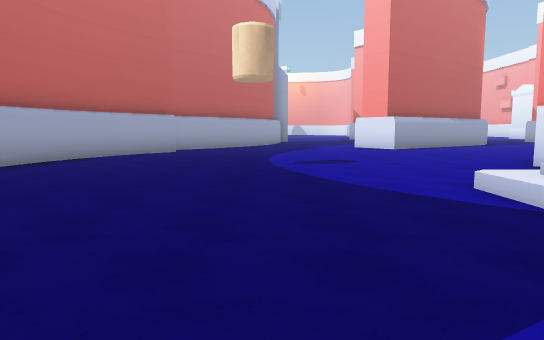
[1] (above)

24 first-person views from a walk through a Unity game level. The camera is 1.4 m above the floor, tilts 6° down and sees 70° across. The floor is counted in squares, 2 m on a side. Each view is taken from the middle of a square. On the plan, view 1 faces up. The plan holds only what a view shows up to about 11 squares ahead; the rest is blank. The place goes on beyond the plan. The player character is not drawn.

[2]
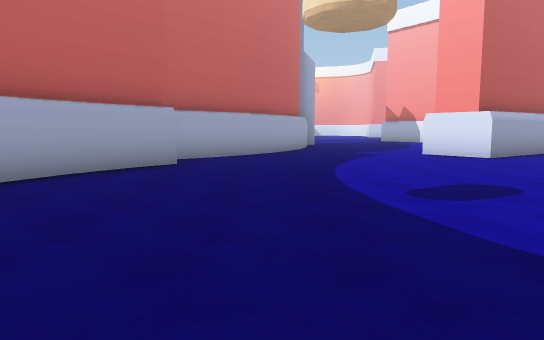

[3]
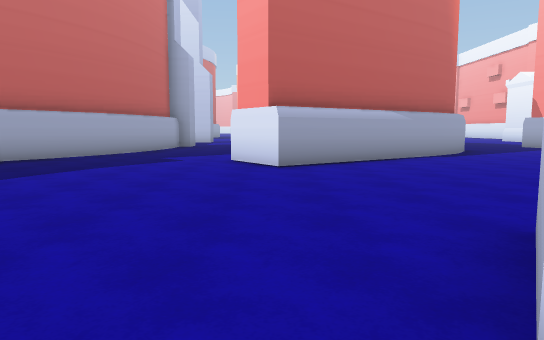

[4]
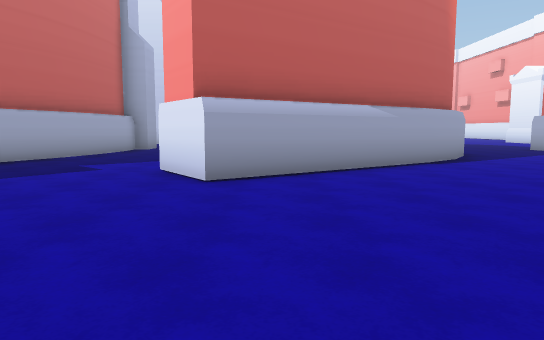

[5]
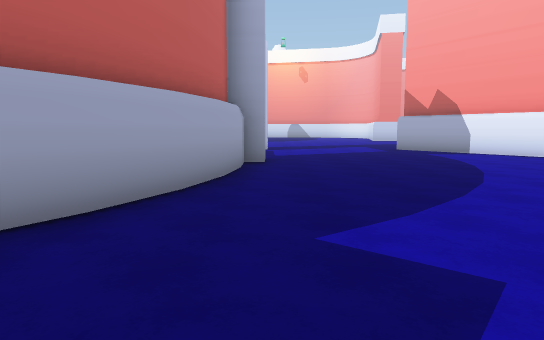

[6]
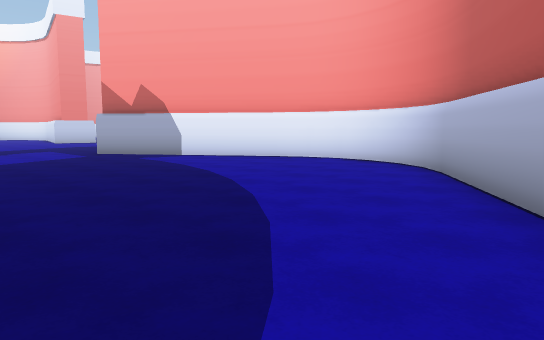

[7]
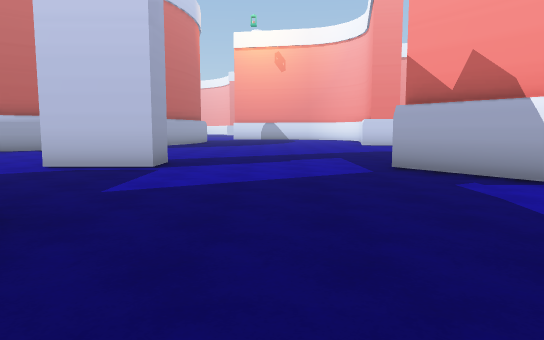

[8]
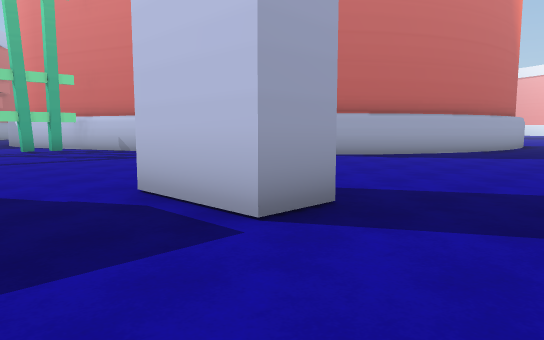

[9]
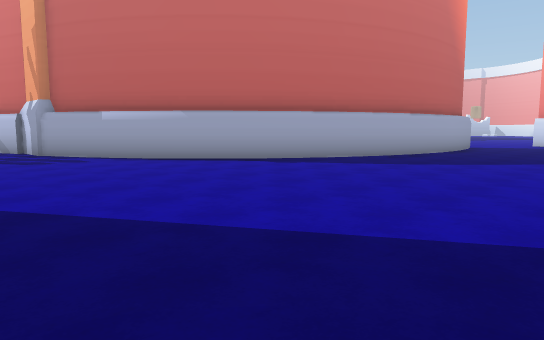

[10]
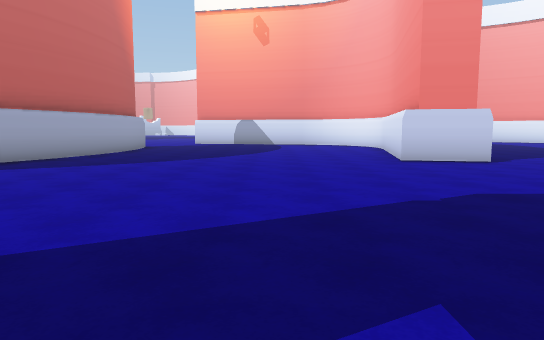

[11]
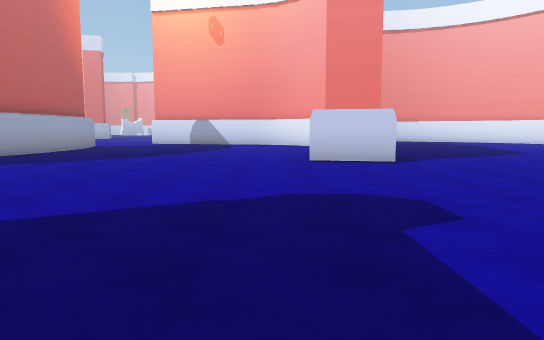

[12]
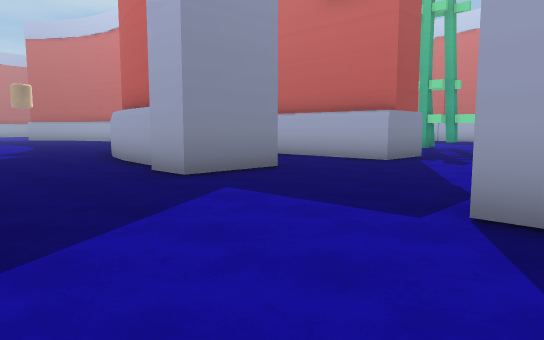

[13]
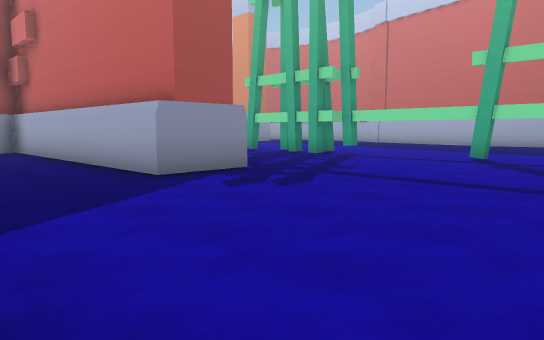

[14]
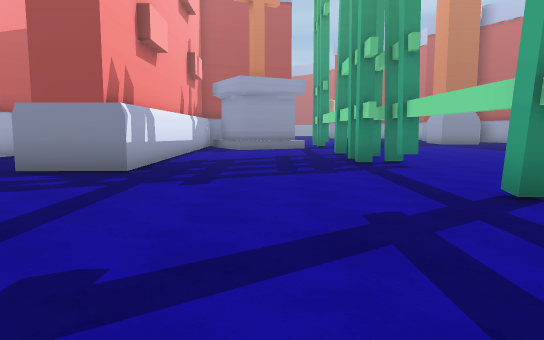

[15]
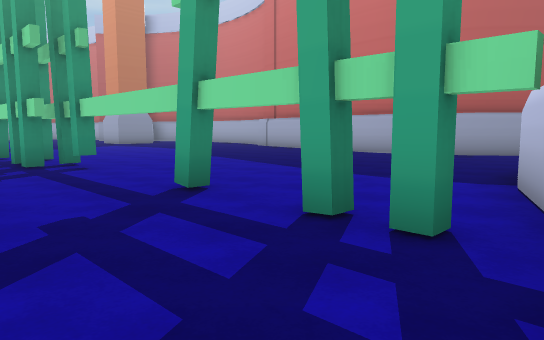

[16]
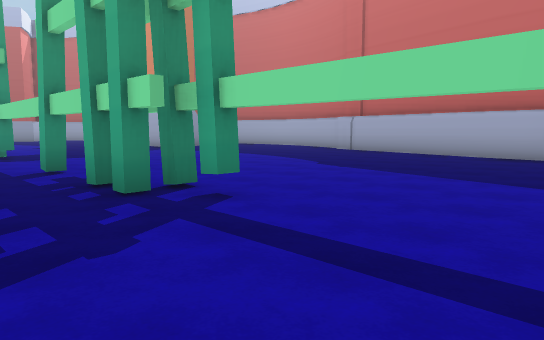

[17]
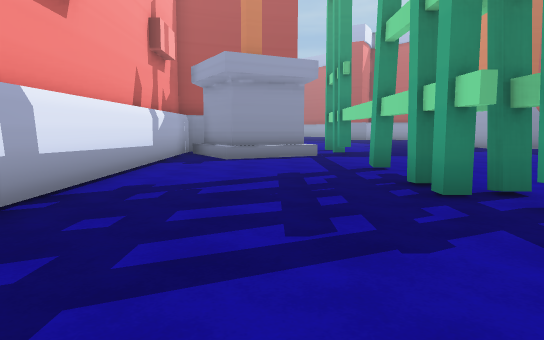

[18]
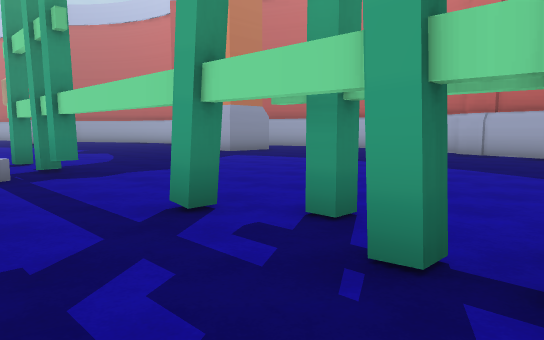

[19]
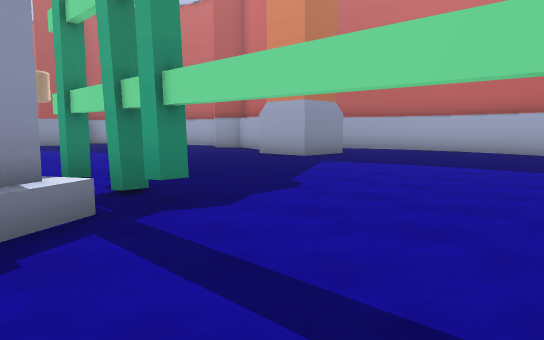

[20]
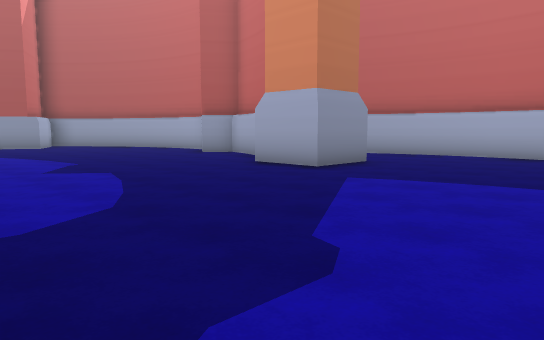

[21]
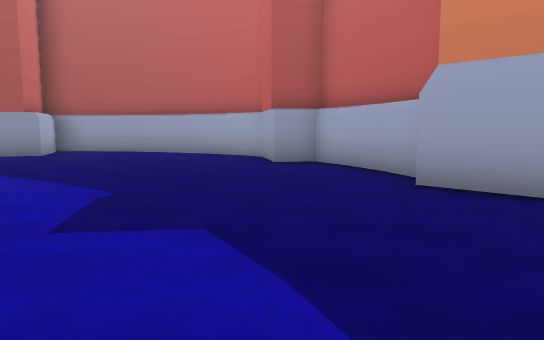

[22]
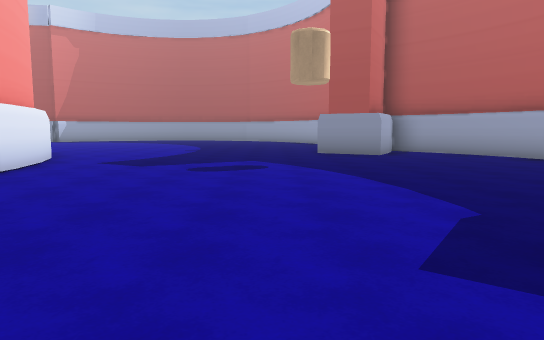

[23]
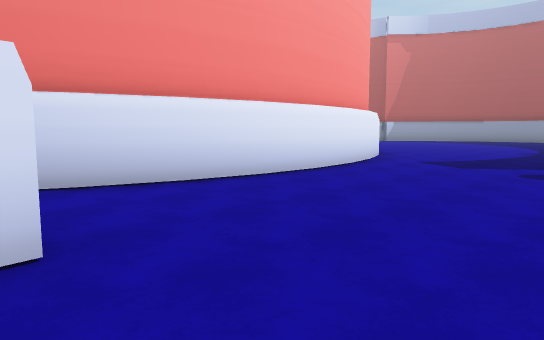

[24]
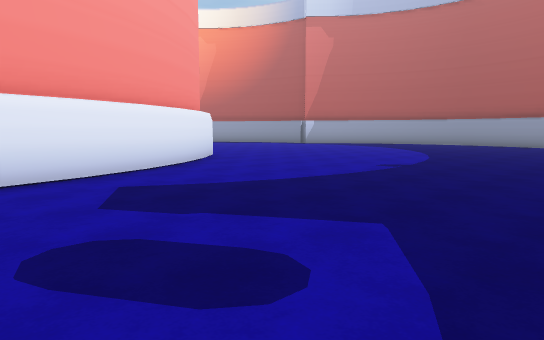

### Floor plan
Key: @ floor where view 1 was taken; # wall or solid block; x gap in a wall; . floor; / step, stairs or slope.
Columns run from 21 left of view 1 to 13 right of it. Each row starts with its distance up from view 1.
 38                     #........# ....
 37                     #.......## ....
 36                    ##.......##....
 35                    #..............
 34                   ##.............
 33                  ##.............
 32                 ##..............
 31               ###..............
 30             ###...............
 29         ##  ..................
 28        ##..x.................
 27    ........#........  #.....
 26  ##.................###....#
 25   #  ......#...............##
 24    #........................#
 23    #........................##
 22   ##............##..###......##
 21   #........#....##.. ##.......#
 20   #........#....##.. #........#
 19   #........#....##. ##........# ..
 18   #........#....##.  #.......###..
 17  ##.............##. ##......###..
 16  #..............##. #.....####...
 15 ##..........###.#####....####...
 14 #..........## ### ##.....##.....
 13 #...........      #............
 12 #..........#     ##...........
 11 ##..##.......#   #............
 10  #  ##.........###...........
  9     #..........##...........
  8    ##..........##..........#
  7    #...........##.........##
  6    ##..........# .........
  5    #...........# ......./
  4    #...........#  ....../
  3    #...........#   .....
  2    ##..........##  .....
  1     #...........##  ...
  0     ##.##........##  @
 -1           ........#
 -2           .........
 -3           ........
 -4            ......
 -5            .....
 -6            ....
 -7            ...
 -8            ..

Where each view was taken, in squares from view 1:
view 1: 0 up, 0 right, facing up
view 2: 4 up, 1 left, facing up
view 3: 6 up, 4 right, facing up
view 4: 8 up, 5 right, facing up
view 5: 13 up, 1 right, facing up
view 6: 15 up, 1 right, facing up-right
view 7: 19 up, 3 right, facing up
view 8: 24 up, 3 right, facing up-left
view 9: 27 up, 4 right, facing up-left
view 10: 27 up, 4 right, facing up
view 11: 27 up, 6 right, facing up
view 12: 27 up, 4 right, facing down-left
view 13: 28 up, 1 left, facing down-left
view 14: 29 up, 8 left, facing down
view 15: 29 up, 8 left, facing down-left
view 16: 25 up, 8 left, facing down-left
view 17: 25 up, 8 left, facing down
view 18: 21 up, 8 left, facing down-left
view 19: 18 up, 8 left, facing down-left
view 20: 16 up, 10 left, facing down-left
view 21: 12 up, 11 left, facing down-left
view 22: 11 up, 11 left, facing down
view 23: 11 up, 11 left, facing down-right
view 24: 5 up, 12 left, facing down-right
